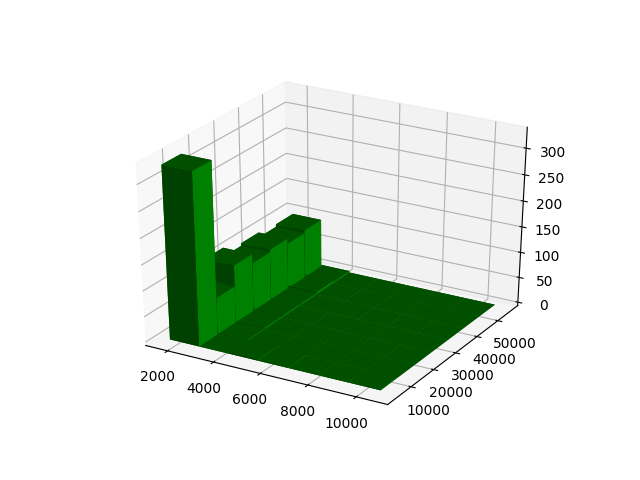

This chart was generated by the following Python code:
from mpl_toolkits.mplot3d import axes3d
import matplotlib.pyplot as plt
import pandas as pd
import collections
import numpy as np
import warnings
warnings.filterwarnings('ignore')

fig = plt.figure()
ax = fig.add_subplot(111, projection='3d')

file = 'boliga_date_formatted.csv'
df = pd.read_csv(file)
columns_needed = df[['zip_code']]
columns_needed['zip_number'] = [int((el.split(' ')[0])) for el in df['zip_code'].values]
zip_counts = columns_needed['zip_number'].value_counts()
zips = columns_needed['zip_number'].unique()
zips.sort()

zip_sales = collections.OrderedDict()
x= []
y = []

for zip_no in zips:
    sales = len(columns_needed[columns_needed['zip_number'] == zip_no])
    zip_sales[zip_no] = sales


#get x and y values
x = []
y = []
for z, sales_number in zip_sales.items():
    x.append(z)
    y.append(sales_number)

hist, xedges, yedges = np.histogram2d(x, y, bins=(7, 7))
xpos, ypos = np.meshgrid(xedges[:-1] + xedges[1:], yedges[:-1] + yedges[1:])

xpos = xpos.flatten() /2
ypos = ypos.flatten() /2
zpos = np.zeros_like(xpos)

dx = xedges[1] - xedges[0]
dy = yedges[1] - yedges[0]
dz = hist.flatten()

ax.bar3d(xpos, ypos, zpos, dx, dy, dz, color='g', zsort='average')

plt.show()
